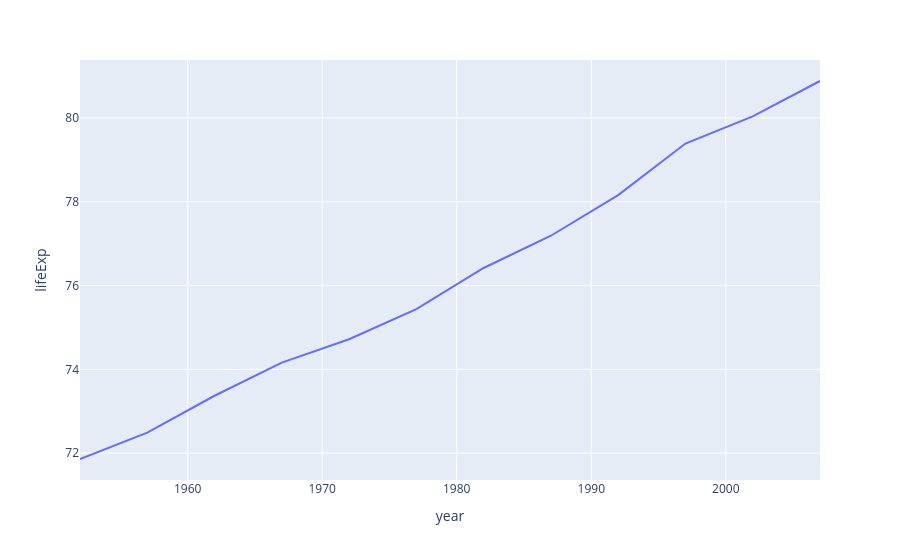

The notebook cell this image was saved under:
### Code cell
fig = px.line(sweden_df, x='year',y='lifeExp')
fig.show()

### Figure 1 — Plotly figure (JSON) as saved in the notebook; plotly's stock layout.template omitted (floating-point values rounded to 4 significant figures)
{"data": [{"hovertemplate": "year=%{x}<br>lifeExp=%{y}<extra></extra>", "legendgroup": "", "line": {"color": "#636efa", "dash": "solid"}, "marker": {"symbol": "circle"}, "mode": "lines", "name": "", "orientation": "v", "showlegend": false, "type": "scatter", "x": [1952, 1957, 1962, 1967, 1972, 1977, 1982, 1987, 1992, 1997, 2002, 2007], "xaxis": "x", "y": [71.86, 72.49, 73.37, 74.16, 74.72, 75.44, 76.42, 77.19, 78.16, 79.39, 80.04, 80.88], "yaxis": "y"}], "layout": {"legend": {"tracegroupgap": 0}, "margin": {"t": 60}, "xaxis": {"anchor": "y", "domain": [0, 1], "title": {"text": "year"}}, "yaxis": {"anchor": "x", "domain": [0, 1], "title": {"text": "lifeExp"}}}}
